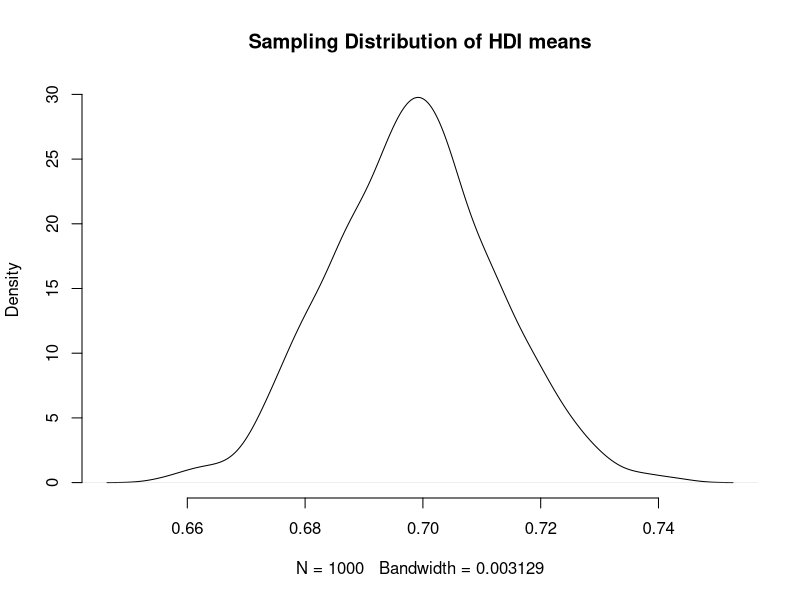
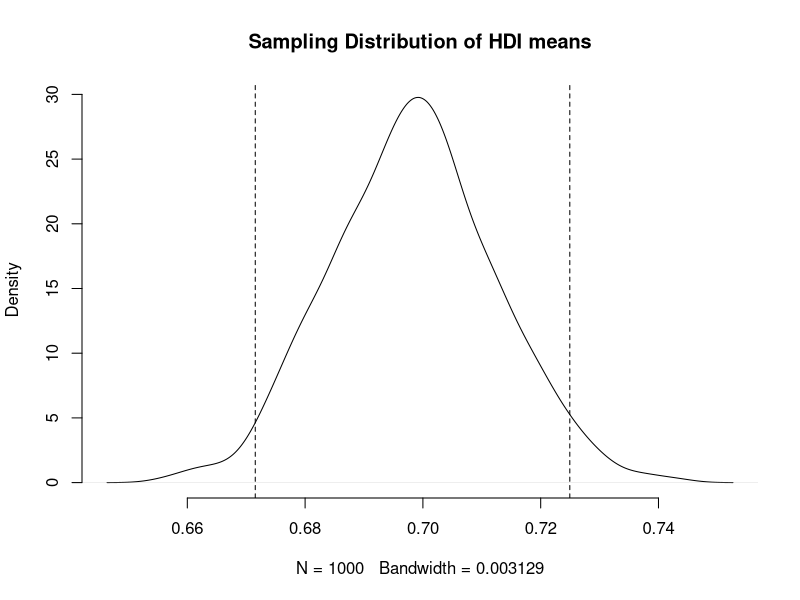
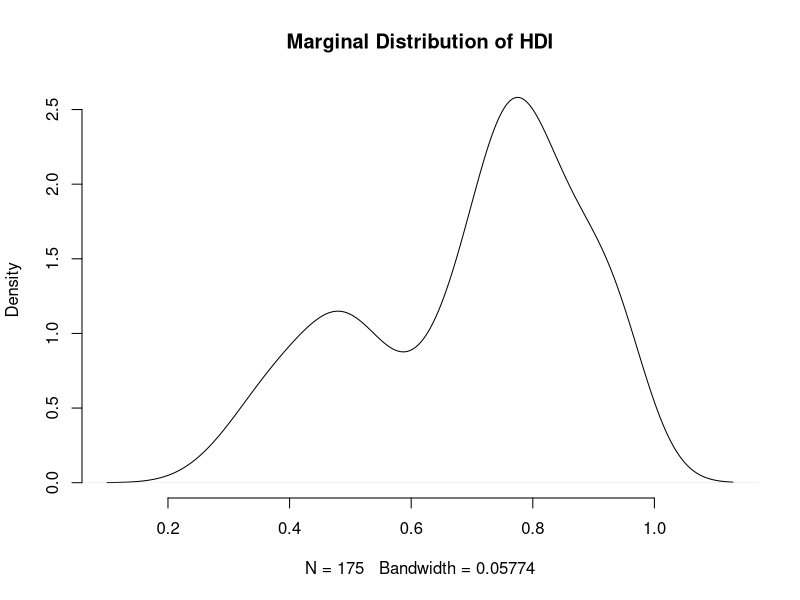
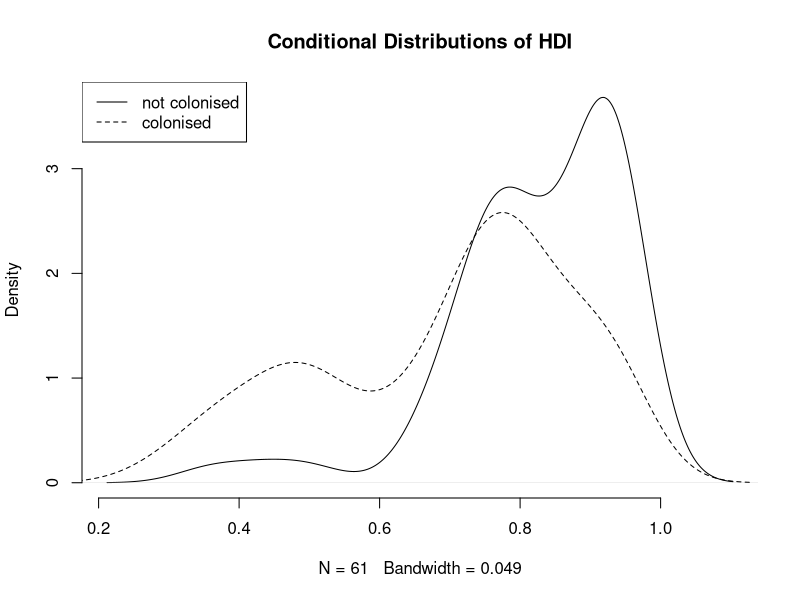

Generate these figures, in order, with R:
## ---- chunk 1
knitr::kable(tibble::tribble(
  ~Variable,     ~Description,
  "h_j",    "1 if Free Judiciary",
  "wdi_gdpc",      "Per capita wealth in US dollars",
  "undp_hdi",      "Human development index (higher values = higher quality of life)",
  "wbgi_cce",      "Control of corruption index (higher values = more control of corruption)",
  "wbgi_pse",    "Political stability index (higher values = more stable)",
  "former_col",    "1 = country was a colony once",
  "lp_lat_abst",    "Latitude of country's captial divided by 90"
))
## ---- chunk 2
world.data <- read.csv("QoG2012.csv")
## ---- chunk 3
# the dimensions: rows (observations) and columns (variables) 
dim(world.data)

# the variable names
names(world.data) 

# top 6 rows of the data
head(world.data)
## ---- chunk 4
table(world.data$h_j)
## ---- chunk 5
str(world.data$h_j)
## ---- chunk 6
knitr::kable(tibble::tribble(
~Row,    ~Variable1, ~Variable2, ~Variable3, ~Variable4,
"1", "15",  "22",  "100",  "65",
"2", "NA",  "17", "26",  "75",
"3", "27", "NA", "58",  "88",
"4", "NA", "NA", "4",   "NA",
"5", "75", "45", "71",  "18",
"6", "18", "16", "99",  "91"
))
## ---- chunk 7
knitr::kable(tibble::tribble(
~Row,    ~Variable1, ~Variable2, ~Variable3, ~Variable4,
"1", "15",  "22",  "100",  "65",
"3", "27", "NA", "58",  "88",
"5", "75", "45", "71",  "18",
"6", "18", "16", "99",  "91"
))
## ---- chunk 8
is.na(world.data$h_j)
## ---- chunk 9
table( is.na(world.data$h_j) )
## ---- chunk 10
which( is.na( world.data$h_j ) )
## ---- chunk 11
length( which( is.na( world.data$h_j ) ) ) 
## ---- chunk 12
# true = observation is missing
table( is.na(world.data$h_j) )

# true = observations is NOT missing
table( !is.na(world.data$h_j) )
## ---- chunk 13
world.data <- world.data[ !is.na( world.data$h_j ) , ] 
## ---- chunk 14
world.data <- read.csv("QoG2012.csv")
## ---- chunk 15
full.dataset <- world.data
## ---- chunk 16
world.data <- world.data[ !is.na( world.data$h_j ) , ] 
## ---- chunk 17
# factorize judiciary variable
world.data$h_j <- factor(world.data$h_j, labels = c("controlled", "free"), levels = c(0,1))

# frequency table of judiciary variable
table(world.data$h_j)
## ---- chunk 18
names(world.data)
## ---- chunk 19
names(world.data)[1]
## ---- chunk 20
names(world.data)[1] <- "free.judiciary"
## ---- chunk 21
names(world.data)
## ---- chunk 22
summary(world.data$undp_hdi)
## ---- chunk 23
world.data <- full.dataset
## ---- chunk 24
summary(world.data$undp_hdi)
## ---- chunk 25
world.data <- world.data[ which( !is.na(world.data$undp_hdi) ) , ]
## ---- chunk 26
names(world.data)[3] <- "hdi"
names(world.data)
## ---- chunk 27
hdi.mean <- mean( world.data$hdi )
hdi.mean
## ---- chunk 28
se.hdi <- sd(world.data$hdi) / sqrt( nrow(world.data) )
se.hdi
## ---- chunk 29
lower.bound <- hdi.mean - 1.96 * se.hdi
lower.bound

upper.bound <- hdi.mean + 1.96 * se.hdi
upper.bound
## ---- chunk 30
draw.of.hdi.means <- rnorm( 1000, mean = hdi.mean, sd = se.hdi )
## ---- chunk 31
plot(
 density( draw.of.hdi.means ),
 bty = "n",
 main = "Sampling Distribution of HDI means"
)
## ---- chunk 32
plot(
 density( draw.of.hdi.means ),
 bty = "n",
 main = "Sampling Distribution of HDI means"
)
abline( v = lower.bound, lty = "dashed")
abline( v = upper.bound,  lty = "dashed")
## ---- chunk 33
pnorm(0.74, mean = hdi.mean, sd = se.hdi)
## ---- chunk 34
1 - pnorm(0.74, mean = hdi.mean, sd = se.hdi)
## ---- chunk 35
plot(
  density(world.data$hdi),
  bty = "n",
  main = "Marginal Distribution of HDI"
)
## ---- chunk 36
plot(
  density(world.data$hdi[world.data$former_col == 0]),
  bty = "n",
  main = "Conditional Distributions of HDI"
)
lines(density(world.data$hdi), lty = "dashed")
legend("topleft", c("not colonised", "colonised"), lty = c("solid", "dashed"))
## ---- chunk 37
cumulative.p <- ecdf(world.data$hdi[ world.data$former_col == 1 ])
1 - cumulative.p(.8)
